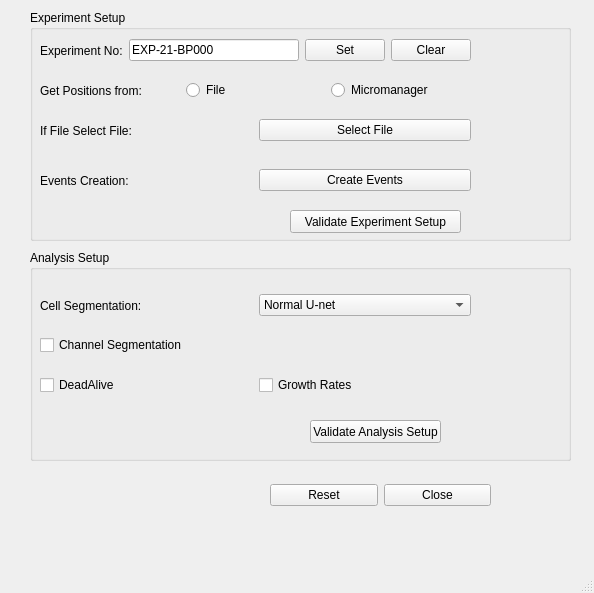
<?xml version="1.0" encoding="UTF-8"?>
<ui version="4.0">
 <class>SetupWindow</class>
 <widget class="QMainWindow" name="SetupWindow">
  <property name="geometry">
   <rect>
    <x>0</x>
    <y>0</y>
    <width>594</width>
    <height>593</height>
   </rect>
  </property>
  <property name="windowTitle">
   <string>SetupWindow</string>
  </property>
  <widget class="QWidget" name="centralwidget">
   <widget class="QGroupBox" name="exptSetupBox">
    <property name="geometry">
     <rect>
      <x>30</x>
      <y>10</y>
      <width>541</width>
      <height>231</height>
     </rect>
    </property>
    <property name="title">
     <string>Experiment Setup</string>
    </property>
    <widget class="QWidget" name="horizontalLayoutWidget_3">
     <property name="geometry">
      <rect>
       <x>10</x>
       <y>20</y>
       <width>431</width>
       <height>41</height>
      </rect>
     </property>
     <layout class="QHBoxLayout" name="exptNoLayout">
      <item>
       <widget class="QLabel" name="exptNoLabel">
        <property name="text">
         <string>Experiment No:</string>
        </property>
       </widget>
      </item>
      <item>
       <widget class="QLineEdit" name="exptNoText">
        <property name="text">
         <string>EXP-21-BP000</string>
        </property>
       </widget>
      </item>
      <item>
       <widget class="QPushButton" name="exptNoSetButton">
        <property name="text">
         <string>Set</string>
        </property>
       </widget>
      </item>
      <item>
       <widget class="QPushButton" name="exptNoClearButton">
        <property name="text">
         <string>Clear</string>
        </property>
       </widget>
      </item>
     </layout>
    </widget>
    <widget class="QWidget" name="horizontalLayoutWidget_4">
     <property name="geometry">
      <rect>
       <x>10</x>
       <y>60</y>
       <width>431</width>
       <height>41</height>
      </rect>
     </property>
     <layout class="QHBoxLayout" name="positionsInputLayout">
      <item>
       <widget class="QLabel" name="positionsInputLabel">
        <property name="text">
         <string>Get Positions from:</string>
        </property>
       </widget>
      </item>
      <item>
       <widget class="QRadioButton" name="fromFile">
        <property name="text">
         <string>File</string>
        </property>
        <property name="checkable">
         <bool>true</bool>
        </property>
        <property name="checked">
         <bool>false</bool>
        </property>
       </widget>
      </item>
      <item>
       <widget class="QRadioButton" name="fromMicroManager">
        <property name="enabled">
         <bool>true</bool>
        </property>
        <property name="text">
         <string>Micromanager</string>
        </property>
        <property name="checkable">
         <bool>true</bool>
        </property>
        <property name="checked">
         <bool>false</bool>
        </property>
       </widget>
      </item>
     </layout>
    </widget>
    <widget class="QWidget" name="horizontalLayoutWidget_5">
     <property name="geometry">
      <rect>
       <x>10</x>
       <y>100</y>
       <width>431</width>
       <height>41</height>
      </rect>
     </property>
     <layout class="QHBoxLayout" name="fileSelectionLayout">
      <item>
       <widget class="QLabel" name="fileSelectionLabel">
        <property name="text">
         <string>If File Select File:</string>
        </property>
       </widget>
      </item>
      <item>
       <widget class="QPushButton" name="fileSelectionButton">
        <property name="text">
         <string>Select File</string>
        </property>
       </widget>
      </item>
     </layout>
    </widget>
    <widget class="QWidget" name="horizontalLayoutWidget_6">
     <property name="geometry">
      <rect>
       <x>10</x>
       <y>150</y>
       <width>431</width>
       <height>41</height>
      </rect>
     </property>
     <layout class="QHBoxLayout" name="eventsCreationLayout">
      <item>
       <widget class="QLabel" name="eventsCreationLabel">
        <property name="text">
         <string>Events Creation:</string>
        </property>
       </widget>
      </item>
      <item>
       <widget class="QPushButton" name="eventsCreationButton">
        <property name="text">
         <string>Create Events</string>
        </property>
       </widget>
      </item>
     </layout>
    </widget>
    <widget class="QPushButton" name="validateExptSetupButton">
     <property name="geometry">
      <rect>
       <x>260</x>
       <y>200</y>
       <width>171</width>
       <height>23</height>
      </rect>
     </property>
     <property name="text">
      <string>Validate Experiment Setup</string>
     </property>
    </widget>
   </widget>
   <widget class="QGroupBox" name="analysisSetupBox">
    <property name="geometry">
     <rect>
      <x>30</x>
      <y>250</y>
      <width>541</width>
      <height>211</height>
     </rect>
    </property>
    <property name="title">
     <string>Analysis Setup</string>
    </property>
    <widget class="QWidget" name="horizontalLayoutWidget">
     <property name="geometry">
      <rect>
       <x>10</x>
       <y>40</y>
       <width>431</width>
       <height>31</height>
      </rect>
     </property>
     <layout class="QHBoxLayout" name="segmentationLayout">
      <item>
       <widget class="QLabel" name="segmentationLabel">
        <property name="text">
         <string>Cell Segmentation: </string>
        </property>
       </widget>
      </item>
      <item>
       <widget class="QComboBox" name="selectNet">
        <item>
         <property name="text">
          <string>Normal U-net</string>
         </property>
        </item>
        <item>
         <property name="text">
          <string>Small U-net</string>
         </property>
        </item>
       </widget>
      </item>
     </layout>
    </widget>
    <widget class="QWidget" name="horizontalLayoutWidget_7">
     <property name="geometry">
      <rect>
       <x>10</x>
       <y>80</y>
       <width>431</width>
       <height>31</height>
      </rect>
     </property>
     <layout class="QHBoxLayout" name="channelSegLayout">
      <item>
       <widget class="QCheckBox" name="segChannels">
        <property name="text">
         <string>Channel Segmentation</string>
        </property>
       </widget>
      </item>
     </layout>
    </widget>
    <widget class="QWidget" name="horizontalLayoutWidget_8">
     <property name="geometry">
      <rect>
       <x>10</x>
       <y>120</y>
       <width>431</width>
       <height>31</height>
      </rect>
     </property>
     <layout class="QHBoxLayout" name="cellAnalysisLayout">
      <item>
       <widget class="QCheckBox" name="calcDeadAlive">
        <property name="text">
         <string>DeadAlive</string>
        </property>
       </widget>
      </item>
      <item>
       <widget class="QCheckBox" name="calcGrowthRates">
        <property name="text">
         <string>Growth Rates</string>
        </property>
       </widget>
      </item>
     </layout>
    </widget>
    <widget class="QPushButton" name="validateAnalysisSetupButton">
     <property name="geometry">
      <rect>
       <x>280</x>
       <y>170</y>
       <width>131</width>
       <height>23</height>
      </rect>
     </property>
     <property name="text">
      <string>Validate Analysis Setup</string>
     </property>
    </widget>
   </widget>
   <widget class="QWidget" name="horizontalLayoutWidget_2">
    <property name="geometry">
     <rect>
      <x>270</x>
      <y>470</y>
      <width>221</width>
      <height>51</height>
     </rect>
    </property>
    <layout class="QHBoxLayout" name="exptSaveCloseButtons">
     <item>
      <widget class="QPushButton" name="resetExptSetupButton">
       <property name="text">
        <string>Reset</string>
       </property>
      </widget>
     </item>
     <item>
      <widget class="QPushButton" name="closeExptSetupButton">
       <property name="text">
        <string>Close</string>
       </property>
      </widget>
     </item>
    </layout>
   </widget>
  </widget>
  <widget class="QStatusBar" name="statusbar"/>
  <widget class="QMenuBar" name="menubar">
   <property name="geometry">
    <rect>
     <x>0</x>
     <y>0</y>
     <width>594</width>
     <height>21</height>
    </rect>
   </property>
  </widget>
 </widget>
 <resources/>
 <connections/>
</ui>
